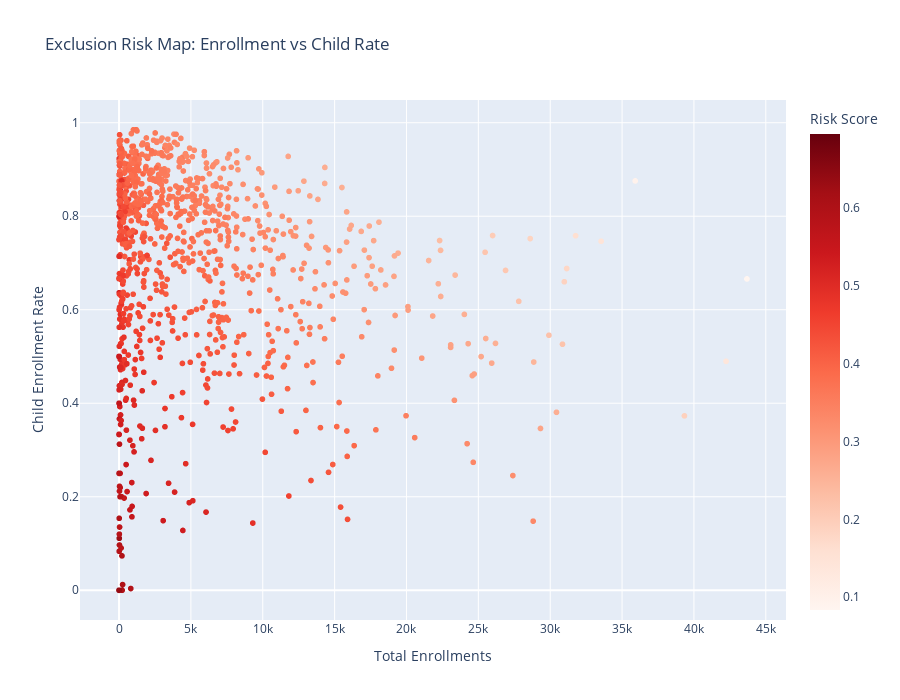

The cell this chart's notebook holds for it:
### Markdown cell above
### 5.3 Risk Score Visualization

### Code cell
# Scatter plot: Enrollment vs Child Rate (colored by risk)
fig = px.scatter(df, 
                 x='total_enrollments', 
                 y='child_enrollment_rate',
                 color='exclusion_risk_score',
                 hover_data=['state', 'district'],
                 title='Exclusion Risk Map: Enrollment vs Child Rate',
                 labels={'total_enrollments': 'Total Enrollments',
                         'child_enrollment_rate': 'Child Enrollment Rate',
                         'exclusion_risk_score': 'Risk Score'},
                 color_continuous_scale='Reds')

fig.update_layout(height=700)
fig.write_html('../outputs/dashboard/02_exclusion_risk_map.html')
fig.show()

print(" Interactive chart saved: 02_exclusion_risk_map.html")

### Figure 1 — Plotly figure (JSON) as saved in the notebook; plotly's stock layout.template omitted (floating-point values rounded to 4 significant figures; data arrays with more than 128 entries replaced by an {"elided": "..."} marker saying what was removed)
{"data": [{"customdata": {"elided": "1045x2 str values"}, "hovertemplate": "Total Enrollments=%{x}<br>Child Enrollment Rate=%{y}<br>state=%{customdata[0]}<br>district=%{customdata[1]}<br>Risk Score=%{marker.color}<extra></extra>", "legendgroup": "", "marker": {"color": {"elided": "1045 float values"}, "coloraxis": "coloraxis", "symbol": "circle"}, "mode": "markers", "name": "", "showlegend": false, "type": "scattergl", "x": {"elided": "1045 int values"}, "xaxis": "x", "y": {"elided": "1045 float values"}, "yaxis": "y"}], "layout": {"coloraxis": {"colorbar": {"title": {"text": "Risk Score"}}, "colorscale": [[0, "rgb(255,245,240)"], [0.125, "rgb(254,224,210)"], [0.25, "rgb(252,187,161)"], [0.375, "rgb(252,146,114)"], [0.5, "rgb(251,106,74)"], [0.625, "rgb(239,59,44)"], [0.75, "rgb(203,24,29)"], [0.875, "rgb(165,15,21)"], [1, "rgb(103,0,13)"]]}, "height": 700, "legend": {"tracegroupgap": 0}, "title": {"text": "Exclusion Risk Map: Enrollment vs Child Rate"}, "xaxis": {"anchor": "y", "domain": [0, 1], "title": {"text": "Total Enrollments"}}, "yaxis": {"anchor": "x", "domain": [0, 1], "title": {"text": "Child Enrollment Rate"}}}}
